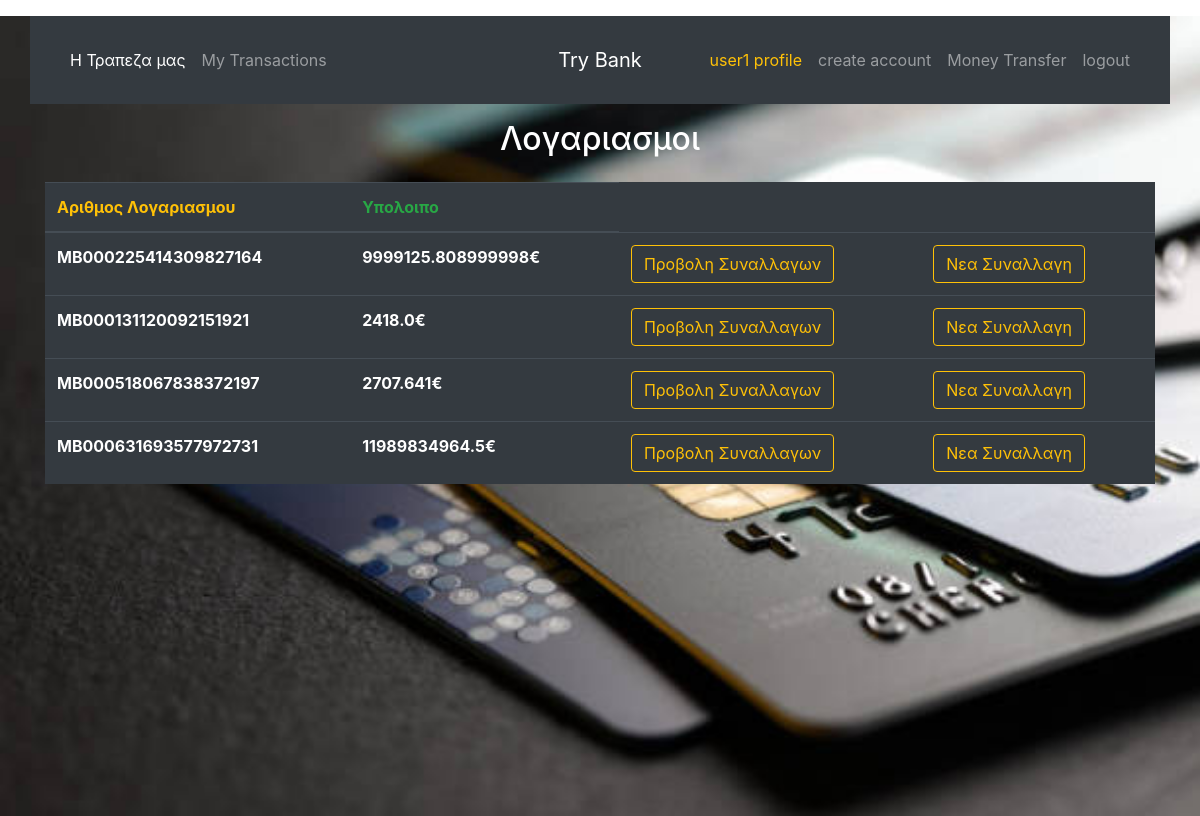
/profile/ (signed in), run on an earlier commit of the app's database.
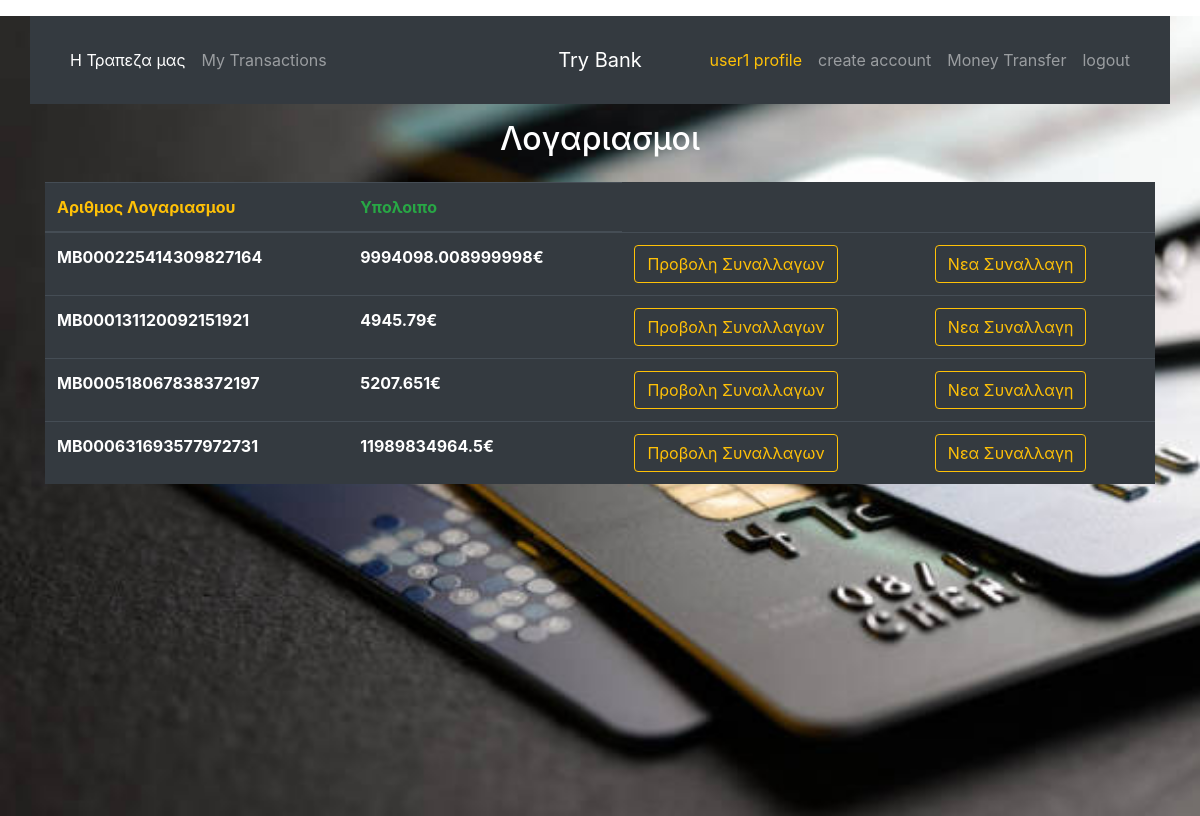
And on a later commit of the database.
### customers/models.py (models this page shows, shortened)
class Accounts(models.Model):
    owner = models.ForeignKey(User, on_delete = models.CASCADE)
    acc_number = models.CharField(primary_key=True, max_length=20)
    balance = models.FloatField(default= 0)

### customers/views.py (the view)
# urls.py: path('profile/',views.profile_page, name= 'user_profile'),
@login_required()
def profile_page(request):
    user = request.user
    query = Accounts.objects.filter(owner=user).all()
    context = {
        'object': query,
        'user': user
    }
    return render(request, 'user_profile.html', context=context)

### templates/user_profile.html
{% extends 'welcome_page.html' %}
{% block content %}
<div class="container">
    <div>
  <h2 class="text-center text-white">Λογαριασμοι</h2>
    </div>
<div class="mt-4">
  <table class="table table-dark mt-4">
    <thead>
      <tr>
        <th class="text-warning">Αριθμος Λογαριασμου</th>
        <th class="text-success">Υπολοιπο</th>
      </tr>
    </thead>
      {% for obj in object %}
      <tr>
        <th>{{obj.acc_number}}</th>
        <th>{{obj.balance}}€</th>
        <th><a href="{% url 'account' obj.acc_number %}"<button type="button" class="btn btn-outline-warning">Προβολη Συναλλαγων</button></th>
        <th><a href="{% url 'transfer2' obj.acc_number %}"<button type="button" class="btn btn-outline-warning">Νεα Συναλλαγη</button></th>
      </tr>
  </div>
</div>
  {% endfor %}
{% endblock content %}

### templates/welcome_page.html (shortened to what this page needs)
<!DOCTYPE html>
{% load static %}
<html lang="en">
<head>
  <link rel="stylesheet" href="https://cdnjs.cloudflare.com/ajax/libs/font-awesome/4.7.0/css/font-awesome.min.css">
  <link rel="stylesheet" href="https://cdn.jsdelivr.net/npm/bootstrap@4.6.2/dist/css/bootstrap.min.css">
<body>
<div class="bg">
<div class="container p-3 my-3 bg-dark text-white">
  <nav class="navbar navbar-expand-md navbar-dark bg-dark">
    <div class="navbar-collapse collapse w-100 order-1 order-md-0 dual-collapse2">
        <ul class="navbar-nav mr-auto">
            <li class="nav-item active">
                <a class="nav-link" href="{% url 'our_bank' %}">Η Τραπεζα μας</a>
            </li>
            {% if user.is_authenticated %}
            <li class="nav-item">
                <a class="nav-link" href="{% url 'my_transactions' %}">My Transactions</a>
            </li>
        </ul>
        {% endif %}
    </div>
    <div class="mx-auto order-0">
        <a class="navbar-brand mx-auto" href="{% url 'welcome_page' %}">Try Bank</a>
    </div>
    {% if user.is_authenticated %}
    <div class="navbar-collapse collapse w-100 order-3 dual-collapse2">
        <ul class="navbar-nav ml-auto">
            <li class="nav-item">
                <a class="nav-link text-warning" href="{% url 'user_profile' %}">{{user.username}} profile</a>
            </li>
            <li class="nav-item">
                <a class="nav-link " href="{% url 'create_account' %}">create account</a>
            </li>
            <li class="nav-item">
                <a class="nav-link " href="{% url 'transfer3' %}">Money Transfer</a>
            </li>
           <li class="nav-item">
                <a class="nav-link" href="{% url 'logout_user' %}">logout</a>
           </li>
        </ul>
    </div>
      {% endif %}
</nav>
  </div>
{% block content%} {% endblock content%}
</body>
</html>

What changed in the data, as far as the page shows it:
changed Accounts "MB000225414309827164": balance "9999125.808999998" → "9994098.008999998"
changed Accounts "MB000131120092151921": balance "2418.0" → "4945.79"
changed Accounts "MB000518067838372197": balance "2707.641" → "5207.651"
